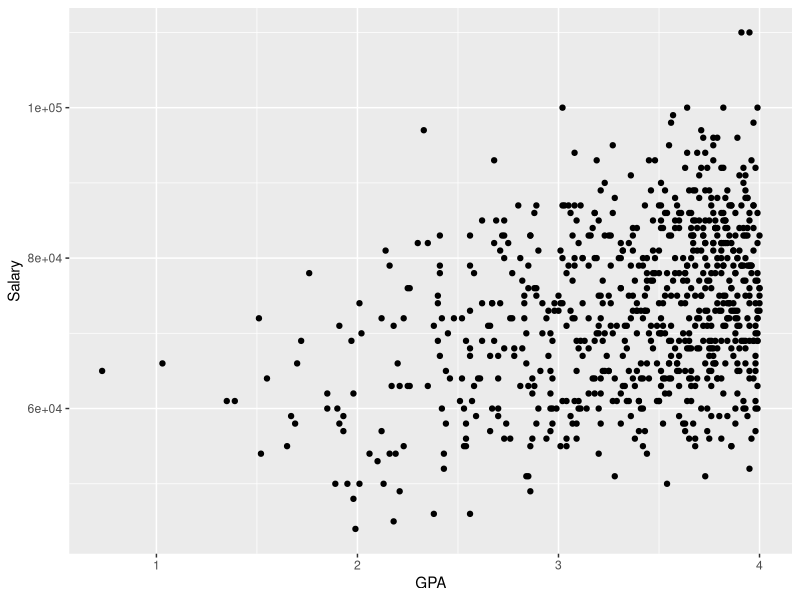
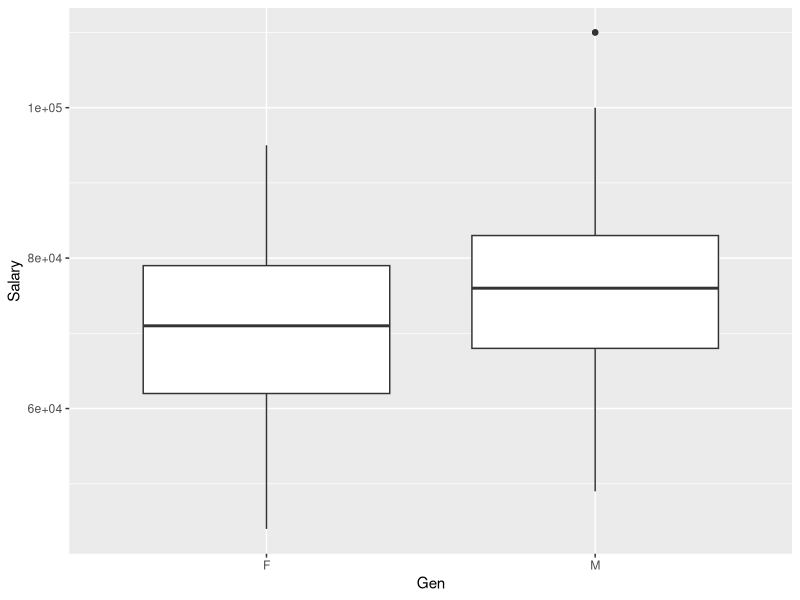
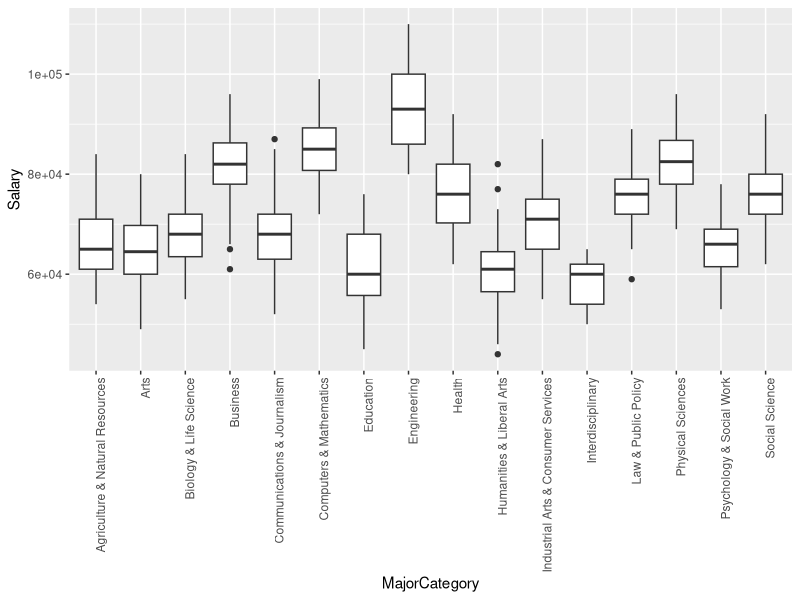
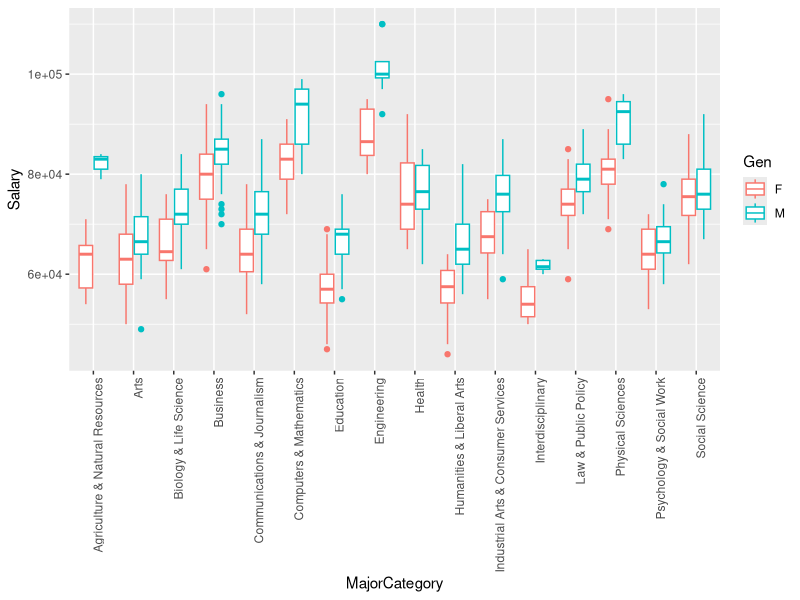
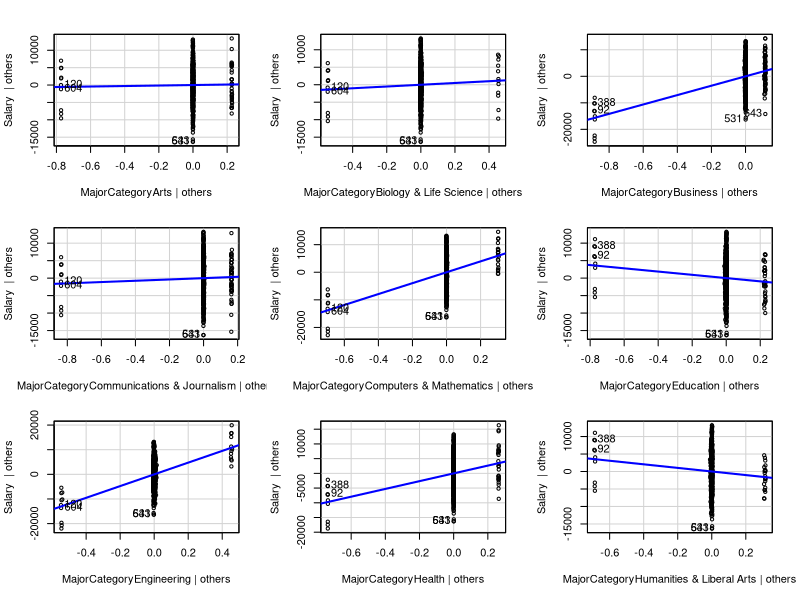
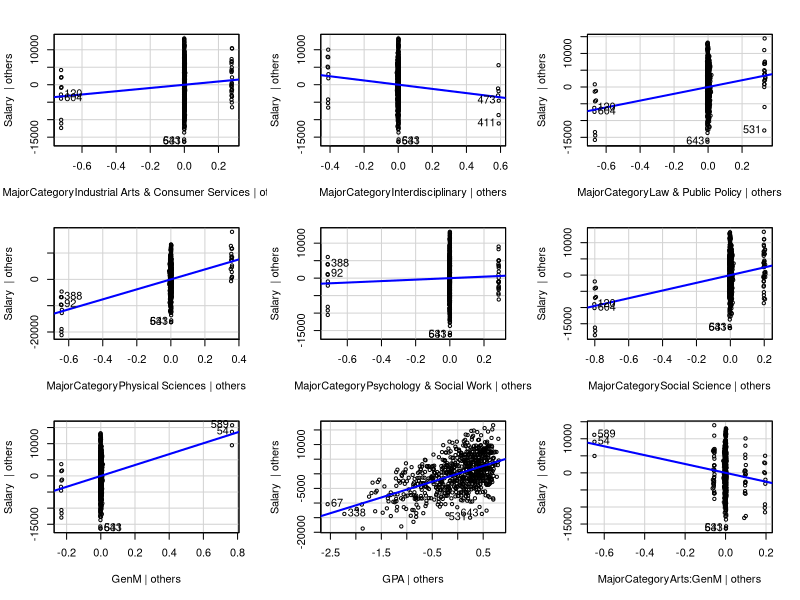
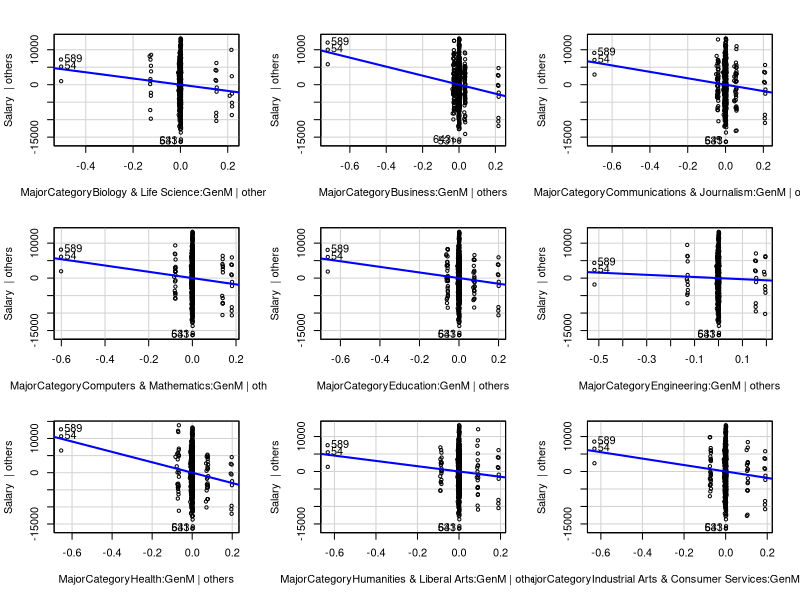
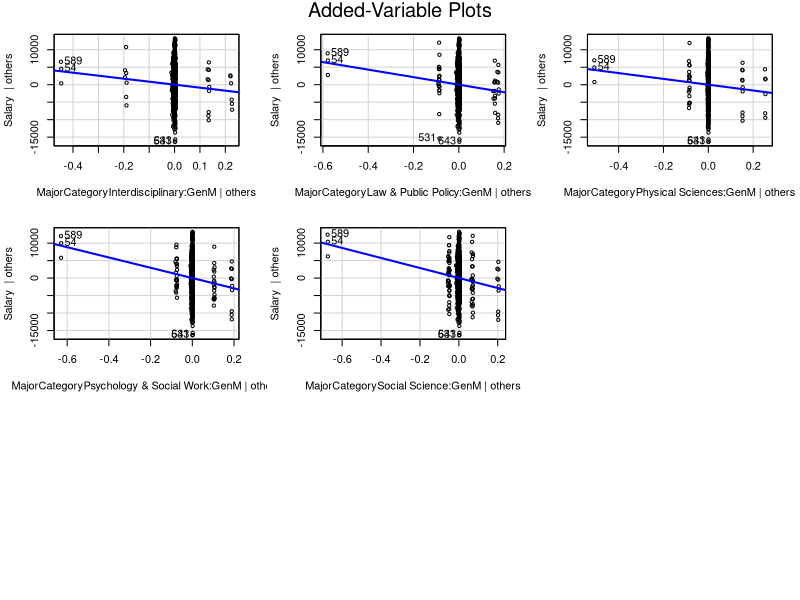

Recreate these plots in R, in order.
## ---- chunk 1
knitr::opts_chunk$set(echo = TRUE)
library(ggplot2)
library(multcomp)
library(gridExtra) 
library(car)
library(lmtest)
library(MASS)
library(magrittr) 
## ---- chunk 2
#1
salarydata <- read.csv("Salary.csv", header = TRUE)
ggplot(data=salarydata, mapping=aes(x=GPA,y=Salary)) + geom_point()
ggplot(data=salarydata, aes(x=Gen,y=Salary)) + geom_boxplot()
ggplot(data=salarydata, mapping=aes(x=MajorCategory,y=Salary)) + geom_boxplot() + 
  theme(axis.text.x = element_text(angle = 90, hjust = 1))

## ---- chunk 3
#3
X <- model.matrix(Salary~.,data=salarydata)
y <- salarydata[['Salary']]
beta.hat <- solve(t(X)%*%X)%*%t(X)%*%y
lm.betahat <- coef(lm(Salary~.,data=salarydata))
rownames(beta.hat) <- colnames(X)
cbind(beta.hat,lm.betahat)
## ---- chunk 4
ggplot(data=salarydata, mapping=aes(x=MajorCategory, y=Salary, color=Gen)) + geom_boxplot() +
  theme(axis.text.x = element_text(angle = 90, hjust = 1))
salary.lm.int <- lm(Salary~MajorCategory*Gen+GPA,data=salarydata)
salary.lm.no.int <- lm(Salary~MajorCategory+Gen+GPA,data=salarydata)
anova(salary.lm.no.int,salary.lm.int)
## ---- chunk 5
avPlots(salary.lm.int)
qplot(stdres(salary.lm.int), geom="histogram")
ks.test(stdres(salary.lm.int), "pnorm")
qplot(fitted(salary.lm.int), stdres(salary.lm.int), geom="point") +
  geom_hline(yintercept=0, color="red")
bptest(salary.lm.int)
## ---- chunk 6
confint(salary.lm.int, level=0.97)
## ---- chunk 7
a.glht <- matrix(0, nrow=length(coef(salary.lm.int)), ncol=1)
a.glht[names(coef(salary.lm.int))%in%c("GenM","MajorCategoryComputers & Mathematics:GenM")] <- 1
summary(glht(salary.lm.int, linfct=t(a.glht), alternative="greater"))
## ---- chunk 8
confint(glht(salary.lm.int, linfct=t(a.glht)))
## ---- chunk 9
predict.lm(salary.lm.int, newdata=data.frame(Gen="M",MajorCategory="Computers & Mathematics", GPA=2.9),
           interval="prediction")
## ---- chunk 10
rpmse <- rep(NA,nrow(salarydata))
wid <- rep(NA,nrow(salarydata))
for(cv in 1:nrow(salarydata)){
  train.lm <- lm(Salary~MajorCategory*Gen+GPA,data=salarydata[-cv,])
  preds <- predict.lm(train.lm, newdata=salarydata[cv,], interval="prediction")
  rpmse[cv] <- (salarydata[cv,'Salary']-preds[,'fit'])^2 %>% mean() %>% sqrt()
  wid[cv] <- preds[,'upr'] - preds[,'lwr'] %>% mean()
}
mean(rpmse)
## ---- chunk 11
mean(wid)
